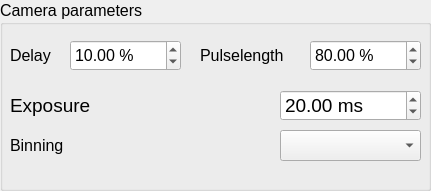
           <widget class="QGroupBox" name="groupBox_11">
            <property name="geometry">
             <rect>
              <x>10</x>
              <y>110</y>
              <width>431</width>
              <height>191</height>
             </rect>
            </property>
            <property name="font">
             <font>
              <pointsize>12</pointsize>
             </font>
            </property>
            <property name="title">
             <string>Camera parameters</string>
            </property>
            <widget class="QLabel" name="label_38">
             <property name="geometry">
              <rect>
               <x>10</x>
               <y>40</y>
               <width>131</width>
               <height>31</height>
              </rect>
             </property>
             <property name="font">
              <font>
               <pointsize>12</pointsize>
              </font>
             </property>
             <property name="text">
              <string>Delay</string>
             </property>
            </widget>
            <widget class="QLabel" name="label_39">
             <property name="geometry">
              <rect>
               <x>200</x>
               <y>40</y>
               <width>131</width>
               <height>31</height>
              </rect>
             </property>
             <property name="font">
              <font>
               <pointsize>12</pointsize>
              </font>
             </property>
             <property name="text">
              <string>Pulselength</string>
             </property>
            </widget>
            <widget class="QDoubleSpinBox" name="CameraTriggerDelaySpinBox">
             <property name="enabled">
              <bool>true</bool>
             </property>
             <property name="geometry">
              <rect>
               <x>70</x>
               <y>40</y>
               <width>111</width>
               <height>31</height>
              </rect>
             </property>
             <property name="font">
              <font>
               <pointsize>12</pointsize>
              </font>
             </property>
             <property name="suffix">
              <string> %</string>
             </property>
             <property name="maximum">
              <double>100.000000000000000</double>
             </property>
             <property name="singleStep">
              <double>0.100000000000000</double>
             </property>
             <property name="value">
              <double>10.000000000000000</double>
             </property>
            </widget>
            <widget class="QDoubleSpinBox" name="CameraTriggerPulseLengthSpinBox">
             <property name="enabled">
              <bool>true</bool>
             </property>
             <property name="geometry">
              <rect>
               <x>310</x>
               <y>40</y>
               <width>111</width>
               <height>31</height>
              </rect>
             </property>
             <property name="font">
              <font>
               <pointsize>12</pointsize>
              </font>
             </property>
             <property name="suffix">
              <string> %</string>
             </property>
             <property name="maximum">
              <double>100.000000000000000</double>
             </property>
             <property name="singleStep">
              <double>0.100000000000000</double>
             </property>
             <property name="value">
              <double>80.000000000000000</double>
             </property>
            </widget>
            <widget class="QLabel" name="label_36">
             <property name="geometry">
              <rect>
               <x>10</x>
               <y>90</y>
               <width>141</width>
               <height>31</height>
              </rect>
             </property>
             <property name="font">
              <font>
               <pointsize>14</pointsize>
              </font>
             </property>
             <property name="text">
              <string>Exposure</string>
             </property>
            </widget>
            <widget class="QDoubleSpinBox" name="CameraExposureTimeSpinBox">
             <property name="enabled">
              <bool>true</bool>
             </property>
             <property name="geometry">
              <rect>
               <x>280</x>
               <y>90</y>
               <width>141</width>
               <height>31</height>
              </rect>
             </property>
             <property name="font">
              <font>
               <pointsize>14</pointsize>
              </font>
             </property>
             <property name="suffix">
              <string> ms</string>
             </property>
             <property name="minimum">
              <double>3.000000000000000</double>
             </property>
             <property name="maximum">
              <double>1000.000000000000000</double>
             </property>
             <property name="singleStep">
              <double>1.000000000000000</double>
             </property>
             <property name="value">
              <double>20.000000000000000</double>
             </property>
            </widget>
            <widget class="QComboBox" name="BinningComboBox">
             <property name="geometry">
              <rect>
               <x>280</x>
               <y>130</y>
               <width>141</width>
               <height>31</height>
              </rect>
             </property>
             <property name="font">
              <font>
               <pointsize>14</pointsize>
              </font>
             </property>
            </widget>
            <widget class="QLabel" name="label_37">
             <property name="geometry">
              <rect>
               <x>10</x>
               <y>130</y>
               <width>141</width>
               <height>31</height>
              </rect>
             </property>
             <property name="font">
              <font>
               <pointsize>12</pointsize>
              </font>
             </property>
             <property name="text">
              <string>Binning</string>
             </property>
            </widget>
           </widget>
